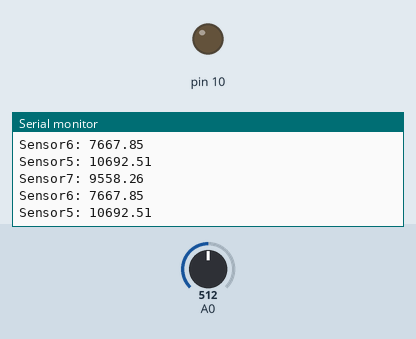
Simulated run of this sketch. Board: Arduino Uno, built with avr-gcc and run on an emulated ATmega328P. On the bench: output pins drawn as LEDs (lit = HIGH), the last lines printed to the serial monitor. The test bench sets the inputs (shaded band); at power-on: A0 = 512.

Above: at 1.2 s.
1.3 s: A0 set to 567
At 2.3 s:
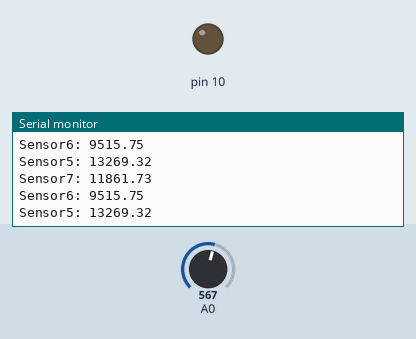
2.8 s: A0 set to 598
At 3.8 s:
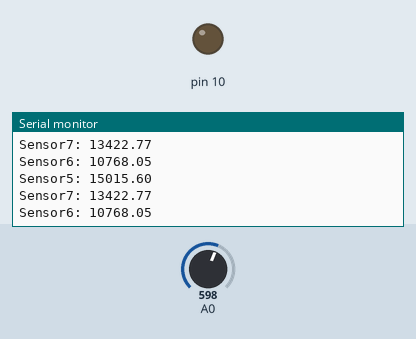
Timing chart, 0 to 5.8 s (numbered marks = the images above; inputs shaded):
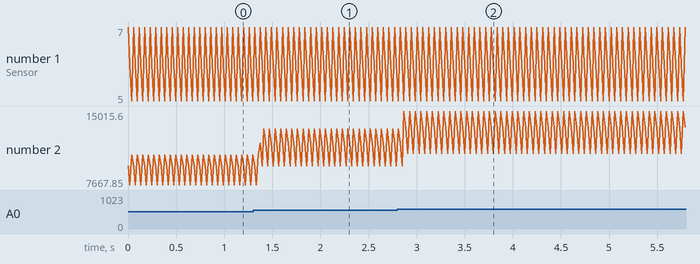

Measured:
- after the input at 1.3 s, the serial monitor: prints a new line after 0.07 s (image 1)
- after the input at 2.8 s, the serial monitor: prints a new line after 0.07 s (image 2)
- plotted number 2: 10692.51 → 9515.75 after the input at 1.3 s, 9515.75 → 13422.77 after the input at 2.8 s

The sketch:

Spannungsteiler_mcp4151.ino
```cpp
#include <SPI.h>
#define r1 7
#define r2 6
#define r3 5

void setup() {
  pinMode(10, OUTPUT);
  SPI.begin();
  Serial.begin(9600);
}

// Maximale mögliche Widerstand
float rab = 96600;
// Widerstandsänderungen pro Stufe
float rs = rab / 256;

float get_voltage(){
  // Einlesen der Spannung.
  long read_value = 0;
   // 10 mal einlesen und Durchschnit verwenden.
  for( int i = 0; i < 10; i++) {read_value += analogRead(A0);}
  float wert = read_value / 10.;
  return wert * (5/1023.0);
}

float calculate_sensor(float current_resistance){
  // berechnen des Widerstands eines Sensors.
  float u2 = get_voltage();
  float u1= 5- u2;
  if (u1 == 0) return 0;
  return current_resistance  * u2/u1;
}


void set_inputs(){
  // Pins als Input setzen damit kein Spannung anliegt.
  pinMode(r1, INPUT);
  pinMode(r2,INPUT);
  pinMode(r3,INPUT);
}


void sensor(int step,int pin){
  // Pins einstellen nur den angegebenen Pin einlesen.
  set_inputs();
  pinMode(pin, OUTPUT);

  // Abgriff einstellen Position über  Spi an digitalen Potentiometer senden.
  SPI.transfer(0x00);
  SPI.transfer(step);

  // Widerstand berechnen und Spannungsteiler R2 einlesen.
  float current_resistance = rs *step +106;
  Serial.print("Sensor");
  Serial.print(pin);
  Serial.print(": ");
  Serial.println(calculate_sensor(current_resistance));
}

void loop() {
  sensor(25,7);
  sensor(20,6);
  sensor(28, 5);
}
```
